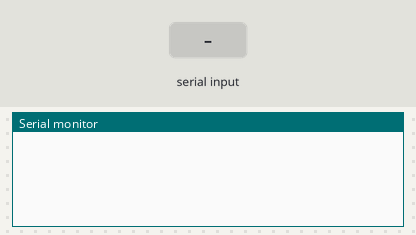
The sketch below on a simulated Arduino Uno, built with avr-gcc and run on an emulated ATmega328P. Shown: the last lines printed to the serial monitor. The test bench sets the inputs (shaded band). Random numbers use the default seed unless the sketch sets one.

Above: at 1.2 s.
1.3 s: "RNAME" received over Serial
At 2.7 s:
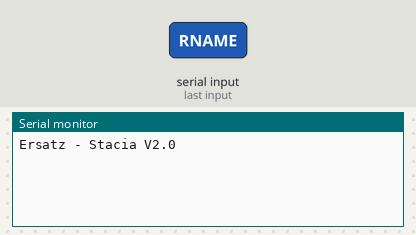
3.8 s: "RSP" received over Serial
At 5.8 s:
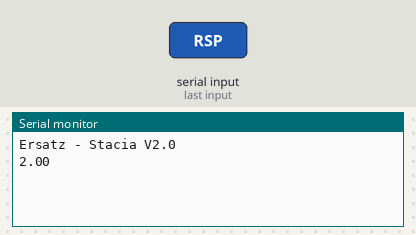
6.3 s: "WEV" received over Serial
At 7.7 s:
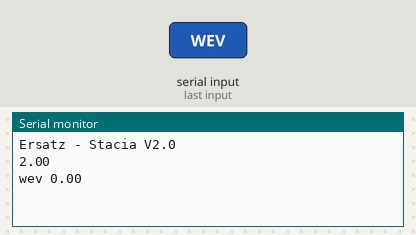
8.8 s: "90,45\n" received over Serial
At 10.2 s:
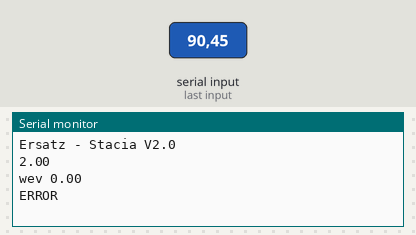

Measured:
- after the input at 1.3 s, the serial monitor: prints a new line after 1.0 s (image 1)
- after the input at 3.8 s, the serial monitor: prints a new line after 1.0 s (image 2)
- after the input at 6.3 s, the serial monitor: prints a new line after 1.0 s (image 3)
- after the input at 8.8 s, the serial monitor: prints a new line at once (image 4)

The sketch:

Ersatz.ino
```cpp
/*
 * This is the primary sketch for the RIKEN DIO requirements
 */
#include "ISISSerial.h"
#include "Ersatz.h"
#include "ISISStandard.h"

void setup() {
  // Baud is defined in RikenFEDIO.cpp
  isis::serialInit(Baud);

  // _ID is the ISIS Standard variable, ID is defined in RikenFEDIO.cpp
  isis::_ID = ID;

  // call the setup required for the specific purpose of the device
  ersatzSetup();
}

void loop() {
  // Respond to items on the Serial line
  if (isis::serialAvailable()) {
    commandAction(isis::serialRead());
  }
  // isis::serialWriteLine("Loop");
}

// Decode and undertake the appropriate commands
void commandAction(String command) {
  command.toUpperCase(); // Convert to upper case for ease of coding

  // If it is an ISIS standard command as defined in the ISIS Standard files in the libraries use those libraries to action the commands
  if (isis::checkIsisStandardCommand(command)) {
    isis::actionStandardCommand(command);
  }
  // To keep this sketch simple, and allow for multiple applications within the same one deal with the device commands specifically
  else if (checkErsatzCommand(command)) {
    ersatzActionCommand(command);
  }
  else {
    isis::setError("Command not recognised");
  }
}
```

Ersatz.cpp
```cpp
/*
 * RikenFEDIO.cpp - Code for the RIKEN DIO requirements
 */
#include "Arduino.h"
#include "ISISIO.h"
#include "ISISStandard.h"
#include "ISISSerial.h"

// Define the external constants
extern const int Baud = 9600;
extern const String ID = "Ersatz - Stacia V2.0"; // ID string for verification of code

// Define internal constants
String OK = "OK";
String ersatzCommands[] = {"RNAME", "RSP", "WSP", "RPV", "RST", "REV", "WEV"};
float setPoint = 2;
float echoValue = 0;
int randNumber;

// Setup sepcific to the device
void ersatzSetup() {
  randomSeed(analogRead(0));
}

// Use this to decide if the command is in the list of device specific commands
// This code loops through the command list and checks the start of the command against the allowed values
boolean checkErsatzCommand(String command) {
  boolean ersatzCommand = false;
  for (int i = 0; i < sizeof(ersatzCommands)/sizeof(ersatzCommands[0]) ; i++) {
    String checking = command.substring(0, ersatzCommands[i].length());
    if (checking == ersatzCommands[i]) {
      ersatzCommand = true;
      break;
      }
  }
  return ersatzCommand;
}

// Undertake the actions necessary for the commands in the list
void ersatzActionCommand(String command) {
  if (command == "RNAME") {
    isis::serialWriteLine(ID);
    }
  else if (command == "RSP") {
    isis::serialWriteLine(String(setPoint));
    }
  else if (command.substring(0, 3) == "WSP") {
    setPoint = (command.substring(4, command.length())).toFloat();
    }
  else if (command == "RPV") {
    randNumber = random(100);
    isis::serialWriteLine(String(randNumber));
    }
  else if (command == "RST") {
    setPoint = 2;
    echoValue = 0;
    }
  else if (command == "REV") {
    isis::serialWriteLine(String(echoValue));
    }
  else if (command.substring(0, 3) == "WEV") {
    echoValue = (command.substring(4, command.length())).toFloat();
    isis::serialWrite("wev ");
    isis::serialWriteLine(String(echoValue));
    }
}
```

Ersatz.h
```cpp
/*
 * Ersatz.h - Header for the Ersatz requirements
 */
#ifndef HEADER_ERSATZ
  #define HEADER_ERSATZ

  // Declarations of variables
  extern const int Baud;
  extern const String ID;

  // Declarations of functions
  void ersatzSetup();
  boolean checkErsatzCommand(String command);
  void ersatzActionCommand(String command);

#endif
```
